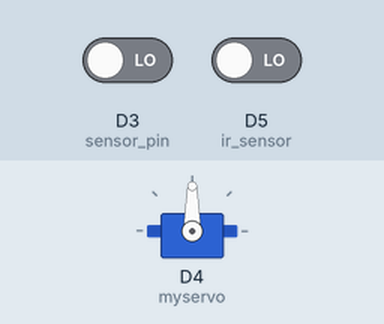
Recording of a sketch running on a simulated ESP8266 (NodeMCU). On the bench: servo. The test bench sets the inputs (shaded band); at power-on: D5 (ir_sensor) LOW, D3 (sensor_pin) LOW. What the sketch prints to the serial monitor is not drawn.

Above: at 1.2 s.
1.3 s: D5 (ir_sensor) driven HIGH
At 1.78 s:
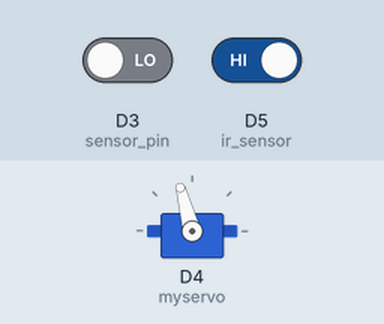
At 2.38 s:
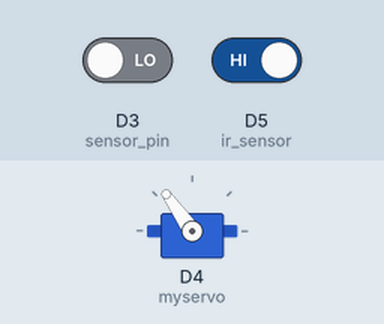
4.3 s: D3 (sensor_pin) driven HIGH
7.3 s: D5 (ir_sensor) driven LOW
At 7.48 s:
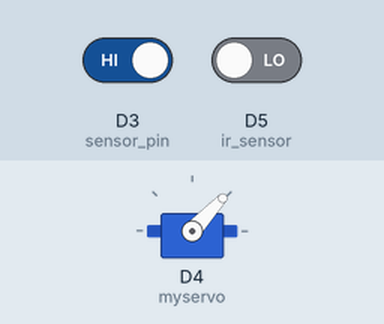
Timing chart, 0 to 10.3 s (numbered marks = the images above; inputs shaded):
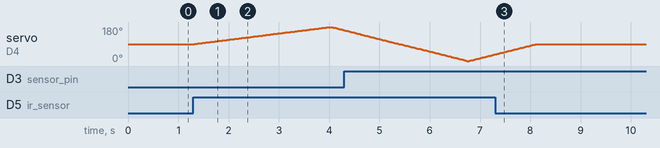

The sketch:

final_ir.ino
```cpp
#include <Servo.h>

Servo myservo;  // create servo object to control a servo
// twelve servo objects can be created on most boards

int pos = 90;    // variable to store the servo position


int sensor_pin =D3;
int ir_sensor =D5;

void setup() {
  myservo.attach(D4);  // attaches the servo on pin 9 to the servo object
  Serial.begin(9600);
  pinMode(ir_sensor, INPUT);
  pinMode(sensor_pin, INPUT);

}

void loop() {
  Serial.println(digitalRead(ir_sensor));
  if(digitalRead(ir_sensor) == HIGH)
  {
  if(digitalRead(sensor_pin) == LOW)
  {

    for (pos = 90; pos <= 180; pos += 1)
    { // goes from 0 degrees to 180 degrees
    // in steps of 1 degree
    myservo.write(pos);              // tell servo to go to position in variable 'pos'
    delay(30);                       // waits 15ms for the servo to reach the position
    }

   for (pos = 180; pos >= 90; pos -= 1)
   { // goes from 0 degrees to 180 degrees
    // in steps of 1 degree
    myservo.write(pos);              // tell servo to go to position in variable 'pos'
    delay(15);                       // waits 15ms for the servo to reach the position
   }

  }

   if(digitalRead(sensor_pin) == HIGH)

   {

    for (pos = 90; pos >= 0; pos -= 1)
    { // goes from 180 degrees to 0 degrees
    myservo.write(pos);              // tell servo to go to position in variable 'pos'
    delay(15);                       // waits 15ms for the servo to reach the position
   }
  for (pos = 0; pos <= 90; pos += 1) { // goes from 180 degrees to 0 degrees
   myservo.write(pos);              // tell servo to go to position in variable 'pos'
    delay(15);                       // waits 15ms for the servo to reach the position
  }
    delay(15);
   }
  }
  else
  {int pos = 90;}
}
```

Measured:
- after the input at 1.3 s, servo on D4 (myservo): rises from 90° to 180° in 2.7 s, then falls to 163° in 0.28 s
- after the input at 7.3 s, servo on D4 (myservo): goes on until 8.1 s, then stays 90°
